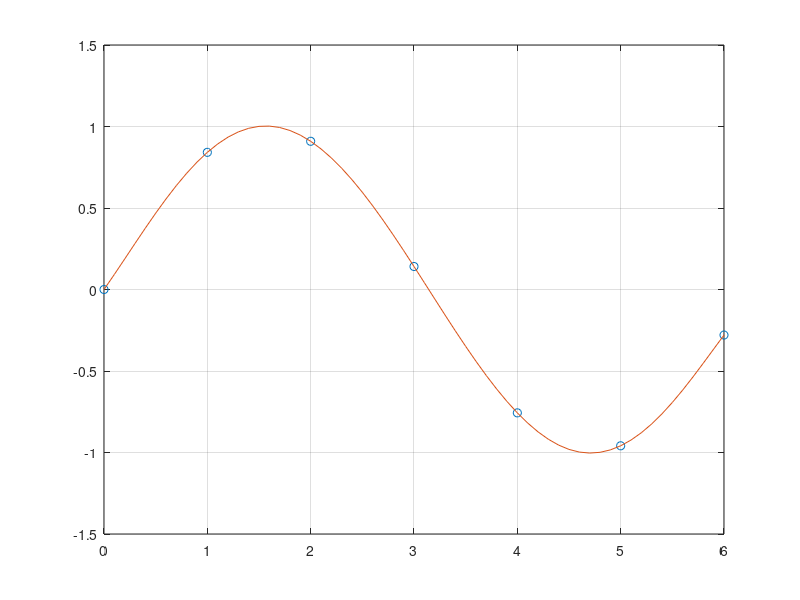

MATLAB code for this plot:
clear all;
clc;
close all;

x = 0:6;
y = [0 0.8415 0.9093 0.1411 -0.7568 -0.9589 -0.2794];

n = length(x);
d = zeros(n);

for i = 1:n
    d(i,1) = y(i);
end

% k-rows and j-column

for j = 2:n
    
    for k = j:n
        
        d(k,j) = ( d(k,j-1) - d(k-1,j-1) ) / ( x(k) - x(k-j+1));
        
    end
end

C = d(n,n);

for k=n-1:-1:1
    C = conv(C, poly(x(k)));
    m = length(C);
    C(m) = C(m) + d(k,k);
end
C
% plotting the generated polynomial function.
m = 0:0.1:6;
h = polyval(C,m);
plot(x,y,'o'), hold on;
plot(m,h); 
grid on;
